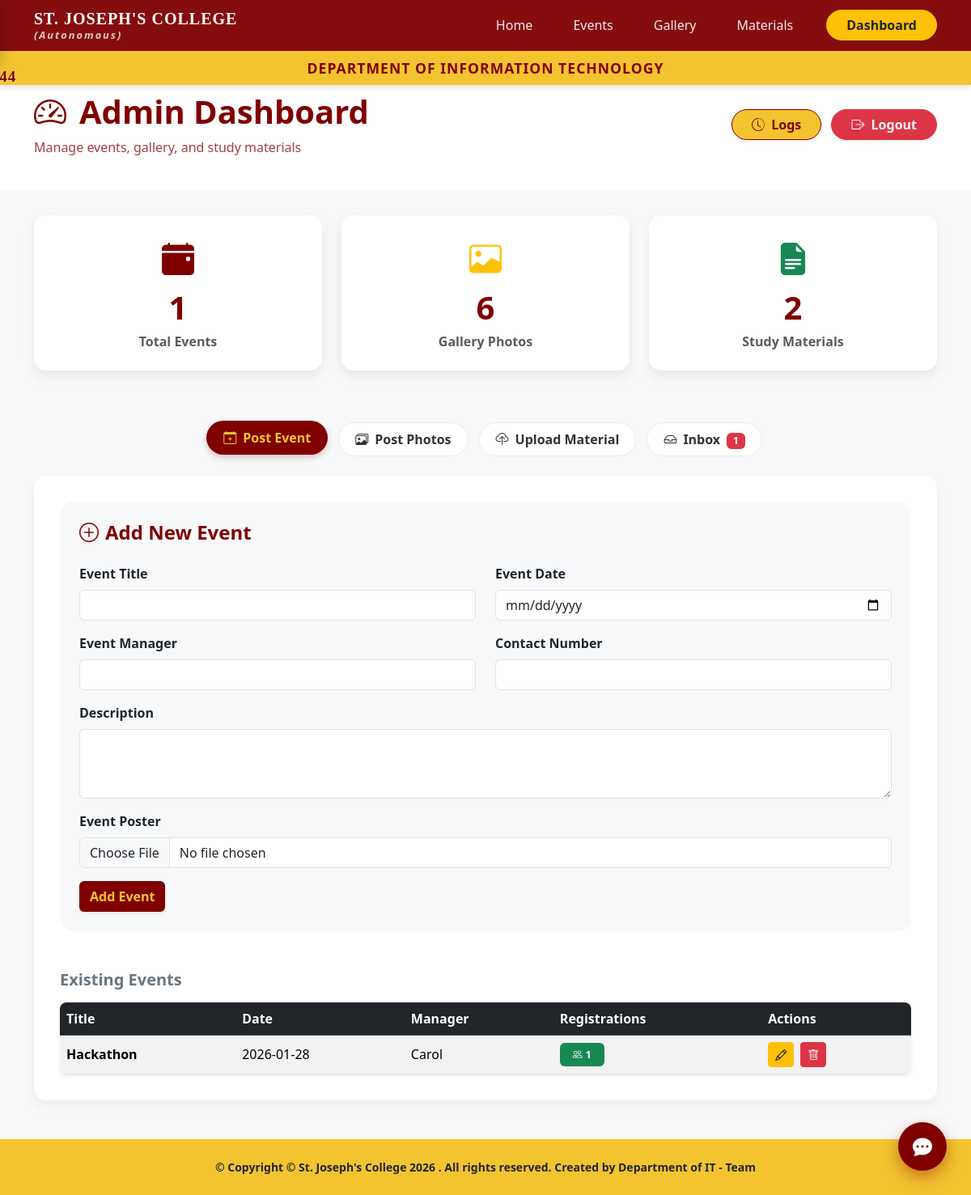
The app's page /dashboard (signed in) with its own data.
### tables this page shows
CREATE TABLE events (
                id INTEGER PRIMARY KEY AUTOINCREMENT,
                title TEXT NOT NULL,
                description TEXT,
                event_date TEXT NOT NULL,
                event_manager TEXT,
                contact_number TEXT,
                image_file TEXT,
                created_at TIMESTAMP DEFAULT CURRENT_TIMESTAMP
            );

### app.py (the view)
@app.route('/dashboard')
def dashboard():
    if not session.get('admin'): return redirect(url_for('login'))
    conn = get_db_connection()
    events = conn.execute('SELECT * FROM events ORDER BY event_date DESC').fetchall()
    photos = conn.execute('SELECT * FROM gallery ORDER BY upload_date DESC').fetchall()
    materials = conn.execute('SELECT * FROM materials ORDER BY upload_date DESC').fetchall()
    hackathon_count = conn.execute('SELECT COUNT(*) FROM hackathon_registrations').fetchone()[0]
    registrations = {}
    for event in events:
        registrations[event['id']] = hackathon_count
    feedback_messages = conn.execute('SELECT * FROM feedback ORDER BY timestamp DESC').fetchall()
    conn.close()
    return render_template('dashboard.html', events=events, photos=photos, materials=materials, registrations=registrations, feedback_messages=feedback_messages)

### app.py (called while the page is built)
def get_db_connection():
    conn = sqlite3.connect(DB_PATH)
    conn.row_factory = sqlite3.Row
    return conn

### templates/dashboard.html (shortened to what this page needs)
{% extends "base.html" %}
{% block content %}
<div class="dashboard-header">
    <div class="container d-flex justify-content-between align-items-center">
        <div>
            <h1 class="mb-0 fw-bold"><i class="bi bi-speedometer2 me-3"></i>Admin Dashboard</h1>
            <p class="mb-0 mt-2 opacity-75">Manage events, gallery, and study materials</p>
        </div>
        <div class="d-none d-md-block">
            <a href="{{ url_for('view_logs') }}"
                class="btn btn-dashboard-action fw-bold shadow-sm me-2 rounded-pill px-4">
                <i class="bi bi-clock-history me-1"></i> Logs
            </a>
            <a href="{{ url_for('logout') }}" class="btn btn-danger fw-bold shadow-sm rounded-pill px-4">
                <i class="bi bi-box-arrow-right me-1"></i> Logout
            </a>
        </div>
    </div>
</div>
<div class="container pb-5">
    <div class="row mb-5">
        <div class="col-md-4 mb-3">
            <div class="stats-card">
                <i class="bi bi-calendar-event-fill fs-1 mb-2" style="color: #800000;"></i>
                <div class="stats-number">{{ events|length }}</div>
                <div class="text-muted fw-bold">Total Events</div>
            </div>
        </div>
        <div class="col-md-4 mb-3">
            <div class="stats-card">
                <i class="bi bi-image fs-1 text-warning mb-2"></i>
                <div class="stats-number">{{ photos|length }}</div>
                <div class="text-muted fw-bold">Gallery Photos</div>
            </div>
        </div>
        <div class="col-md-4 mb-3">
            <div class="stats-card">
                <i class="bi bi-file-earmark-text-fill fs-1 text-success mb-2"></i>
                <div class="stats-number">{{ materials|length }}</div>
                <div class="text-muted fw-bold">Study Materials</div>
            </div>
        </div>
    </div>
    <ul class="nav nav-pills justify-content-center mb-4" id="dashboardTabs" role="tablist">
        <li class="nav-item">
            <button class="nav-link active" id="events-tab" data-bs-toggle="pill" data-bs-target="#events">
                <i class="bi bi-calendar-plus me-2"></i>Post Event
            </button>
        </li>
        <li class="nav-item">
            <button class="nav-link" id="achievements-tab" data-bs-toggle="pill" data-bs-target="#achievements">
                <i class="bi bi-images me-2"></i>Post Photos
            </button>
        </li>
        <li class="nav-item">
            <button class="nav-link" id="materials-tab" data-bs-toggle="pill" data-bs-target="#materials">
                <i class="bi bi-cloud-upload me-2"></i>Upload Material
            </button>
        </li>
        <li class="nav-item">
            <button class="nav-link" id="inbox-tab" data-bs-toggle="pill" data-bs-target="#inbox">
                <i class="bi bi-inbox me-2"></i>Inbox
                {% if feedback_messages|length > 0 %}
                <span class="badge bg-danger ms-1" id="inboxBadge">{{ feedback_messages|length }}</span>
                {% endif %}
            </button>
        </li>
    </ul>
    <div class="tab-content border-0">
        <div class="tab-pane fade show active" id="events">
            <div class="card bg-light border-0 p-4 mb-4 rounded-4">
                <h4 class="mb-4 fw-bold" style="color: #800000;"><i class="bi bi-plus-circle me-2"></i>Add New Event
                </h4>
                <form method="POST" action="{{ url_for('add_event') }}" enctype="multipart/form-data">
                    <div class="row">
                        <div class="col-md-6 mb-3">
                            <label class="form-label fw-bold">Event Title</label>
                            <input type="text" name="title" class="form-control" required>
                        </div>
                        <div class="col-md-6 mb-3">
                            <label class="form-label fw-bold">Event Date</label>
                            <input type="date" name="event_date" class="form-control" required>
                        </div>
                    </div>
                    <div class="row">
                        <div class="col-md-6 mb-3">
                            <label class="form-label fw-bold">Event Manager</label>
                            <input type="text" name="event_manager" class="form-control" required>
                        </div>
                        <div class="col-md-6 mb-3">
                            <label class="form-label fw-bold">Contact Number</label>
                            <input type="tel" name="contact_number" class="form-control" required>
                        </div>
                    </div>
                    <div class="mb-3">
                        <label class="form-label fw-bold">Description</label>
                        <textarea name="description" class="form-control" rows="3"></textarea>
                    </div>
                    <div class="mb-3">
                        <label class="form-label fw-bold">Event Poster</label>
                        <input type="file" name="image_file" class="form-control" accept="image/*">
                    </div>
                    <button type="submit" class="btn fw-bold shadow-sm"
                        style="background-color: #800000; color: #F4C430;">Add Event</button>
                </form>
            </div>
            <h5 class="mt-5 mb-3 text-secondary fw-bold">Existing Events</h5>
            <div class="table-responsive rounded-3 shadow-sm">
                <table class="table table-striped table-hover mb-0 align-middle">
                    <thead class="table-dark">
                        <tr>
                            <th>Title</th>
                            <th>Date</th>
                            <th>Manager</th>
                            <th>Registrations</th>
                            <th>Actions</th>
                        </tr>
                    </thead>
                    <tbody>
                        {% for event in events %}
                        <tr>
                            <td class="fw-bold">{{ event.title }}</td>
                            <td>{{ event.event_date }}</td>
                            <td>{{ event.event_manager }}</td>
                            <td>
                                <a href="{{ url_for('view_event_registrations', event_id=event.id) }}"
                                    class="badge bg-success text-decoration-none px-3 py-2" title="View Registrations">
                                    <i class="bi bi-people me-1"></i>{{ registrations.get(event.id, 0) }}
                                </a>
                            </td>
                            <td>
                                <a href="{{ url_for('edit_event', event_id=event.id) }}"
                                    class="btn btn-sm btn-warning me-1"><i class="bi bi-pencil"></i></a>
                                <form action="{{ url_for('delete_event', event_id=event.id) }}" method="POST"
                                    class="d-inline" onsubmit="return confirm('Delete this event?')">
                                    <button class="btn btn-sm btn-danger"><i class="bi bi-trash"></i></button>
                                </form>
                            </td>
                        </tr>
                        {% else %}
                        <tr>
                            <td colspan="5" class="text-center text-muted py-3">No events found.</td>
                        </tr>
                        {% endfor %}
                    </tbody>
                </table>
            </div>
        </div>
    </div>
</div>
{% endblock %}

### templates/base.html (style rules this page uses)
:root { --bg-primary: #f8f9fa; --bg-secondary: #ffffff; --text-primary: #212529; --text-secondary: #6c757d; --card-bg: #ffffff; --card-shadow: rgba(0, 0, 0, 0.1); --border-color: #e9ecef; --footer-bg: #F4C430; --gradient-start: #007bff; --gradient-end: #6f42c1; }
html { overflow-x: hidden; width: 100%; }
body { font-family: 'Segoe UI', Tahoma, Geneva, Verdana, sans-serif; background-color: var(--bg-primary); color: var(--text-primary); display: flex; flex-direction: column; min-height: 100vh; transition: background-color 0.3s ease, color 0.3s ease; overflow-x: hidden; width: 100%; position: relative; }
.nav-link { font-weight: 500; color: rgba(255, 255, 255, 0.9) !important; transition: all 0.3s; margin: 0 5px; border-radius: 20px; padding: 8px 20px !important; }
.nav-link:hover, .nav-link.active { background: #F4C430; color: #800000 !important; transform: translateY(-2px); }

### templates/dashboard.html (style rules this page uses)
.dashboard-header { background: #FFFFFF; color: #800000; padding: 130px 0 40px 0; margin: -1rem -1rem 2rem -1rem; border-radius: 0; border-bottom: none; box-shadow: none; }
.stats-card { background: white; border-radius: 15px; box-shadow: 0 0.5rem 1rem rgba(0, 0, 0, 0.08); padding: 1.5rem; text-align: center; border: none; transition: transform 0.3s ease; }
.stats-number { font-size: 2.5rem; font-weight: 800; color: #800000; }
.nav-pills .nav-link { border-radius: 50px; margin-right: 0.5rem; padding: 10px 25px; border: 1px solid #e9ecef; color: #333 !important; background: white; font-weight: 600; }
.nav-pills .nav-link.active { background: #800000; border-color: transparent; color: #F4C430 !important; box-shadow: 0 4px 10px rgba(128, 0, 0, 0.2); }
.btn-dashboard-action { background: #F4C430; color: #800000 !important; border: 1px solid #800000; }
.tab-content { background: white; border-radius: 15px; box-shadow: 0 0.5rem 1rem rgba(0, 0, 0, 0.05); padding: 2rem; margin-top: 1.5rem; }

### records on screen
events: title "Hackathon", event_date "2026-01-28", event_manager "Carol", get "1"

### other values on screen
{{ events|length }} "1"
{{ photos|length }} "6"
{{ materials|length }} "2"
{{ feedback_messages|length }} "1"
